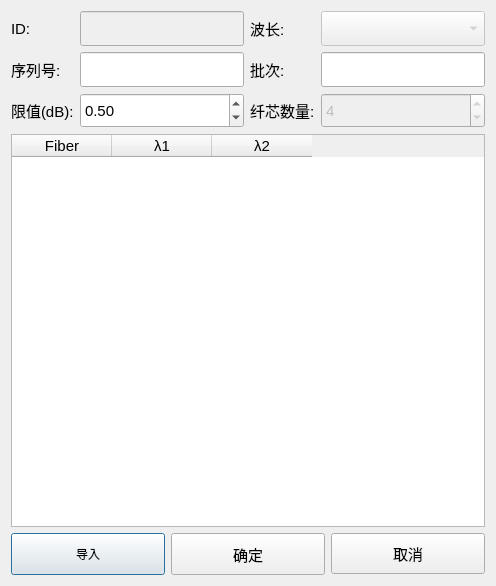
<?xml version="1.0" encoding="UTF-8"?>
<ui version="4.0">
 <class>ManualInputDialog</class>
 <widget class="QDialog" name="ManualInputDialog">
  <property name="geometry">
   <rect>
    <x>0</x>
    <y>0</y>
    <width>496</width>
    <height>586</height>
   </rect>
  </property>
  <property name="windowTitle">
   <string>手动输入配件</string>
  </property>
  <layout class="QGridLayout" name="gridLayout_2">
   <item row="0" column="0">
    <layout class="QGridLayout" name="gridLayout">
     <item row="0" column="0">
      <widget class="QLabel" name="labelID">
       <property name="font">
        <font>
         <pointsize>11</pointsize>
        </font>
       </property>
       <property name="text">
        <string>ID:</string>
       </property>
      </widget>
     </item>
     <item row="0" column="1">
      <widget class="QLineEdit" name="lineEditID">
       <property name="enabled">
        <bool>false</bool>
       </property>
       <property name="minimumSize">
        <size>
         <width>0</width>
         <height>35</height>
        </size>
       </property>
       <property name="font">
        <font>
         <pointsize>11</pointsize>
        </font>
       </property>
      </widget>
     </item>
     <item row="0" column="2">
      <widget class="QLabel" name="labelWave">
       <property name="font">
        <font>
         <pointsize>11</pointsize>
        </font>
       </property>
       <property name="text">
        <string>波长:</string>
       </property>
      </widget>
     </item>
     <item row="0" column="3">
      <widget class="QComboBox" name="comboWave">
       <property name="enabled">
        <bool>false</bool>
       </property>
       <property name="minimumSize">
        <size>
         <width>0</width>
         <height>35</height>
        </size>
       </property>
       <property name="font">
        <font>
         <pointsize>11</pointsize>
        </font>
       </property>
      </widget>
     </item>
     <item row="1" column="0">
      <widget class="QLabel" name="labelSerial">
       <property name="font">
        <font>
         <pointsize>11</pointsize>
        </font>
       </property>
       <property name="text">
        <string>序列号:</string>
       </property>
      </widget>
     </item>
     <item row="1" column="1">
      <widget class="QLineEdit" name="lineEditSerial">
       <property name="minimumSize">
        <size>
         <width>0</width>
         <height>35</height>
        </size>
       </property>
       <property name="font">
        <font>
         <pointsize>11</pointsize>
        </font>
       </property>
      </widget>
     </item>
     <item row="1" column="2">
      <widget class="QLabel" name="labelBatch">
       <property name="font">
        <font>
         <pointsize>11</pointsize>
        </font>
       </property>
       <property name="text">
        <string>批次:</string>
       </property>
      </widget>
     </item>
     <item row="1" column="3">
      <widget class="QLineEdit" name="lineEditBatch">
       <property name="minimumSize">
        <size>
         <width>0</width>
         <height>35</height>
        </size>
       </property>
       <property name="font">
        <font>
         <pointsize>11</pointsize>
        </font>
       </property>
      </widget>
     </item>
     <item row="2" column="0">
      <widget class="QLabel" name="labelLimit">
       <property name="font">
        <font>
         <pointsize>11</pointsize>
        </font>
       </property>
       <property name="text">
        <string>限值(dB):</string>
       </property>
      </widget>
     </item>
     <item row="2" column="1">
      <widget class="QDoubleSpinBox" name="doubleSpinLimit">
       <property name="minimumSize">
        <size>
         <width>0</width>
         <height>35</height>
        </size>
       </property>
       <property name="font">
        <font>
         <pointsize>11</pointsize>
        </font>
       </property>
       <property name="minimum">
        <double>0.000000000000000</double>
       </property>
       <property name="maximum">
        <double>10.000000000000000</double>
       </property>
       <property name="singleStep">
        <double>0.010000000000000</double>
       </property>
       <property name="value">
        <double>0.500000000000000</double>
       </property>
      </widget>
     </item>
     <item row="2" column="2">
      <widget class="QLabel" name="labelFiberCount">
       <property name="font">
        <font>
         <pointsize>11</pointsize>
        </font>
       </property>
       <property name="text">
        <string>纤芯数量:</string>
       </property>
      </widget>
     </item>
     <item row="2" column="3">
      <widget class="QSpinBox" name="spinFiberCount">
       <property name="enabled">
        <bool>false</bool>
       </property>
       <property name="minimumSize">
        <size>
         <width>0</width>
         <height>35</height>
        </size>
       </property>
       <property name="font">
        <font>
         <pointsize>11</pointsize>
        </font>
       </property>
       <property name="minimum">
        <number>1</number>
       </property>
       <property name="maximum">
        <number>64</number>
       </property>
       <property name="value">
        <number>4</number>
       </property>
      </widget>
     </item>
    </layout>
   </item>
   <item row="1" column="0">
    <widget class="QTableWidget" name="tableWidget">
     <property name="font">
      <font>
       <pointsize>11</pointsize>
      </font>
     </property>
     <property name="columnCount">
      <number>3</number>
     </property>
     <column>
      <property name="text">
       <string>Fiber</string>
      </property>
     </column>
     <column>
      <property name="text">
       <string>λ1</string>
      </property>
     </column>
     <column>
      <property name="text">
       <string>λ2</string>
      </property>
     </column>
    </widget>
   </item>
   <item row="2" column="0">
    <layout class="QHBoxLayout" name="buttonLayout">
     <item>
      <widget class="QPushButton" name="pushButton">
       <property name="minimumSize">
        <size>
         <width>0</width>
         <height>42</height>
        </size>
       </property>
       <property name="text">
        <string>导入</string>
       </property>
      </widget>
     </item>
     <item>
      <widget class="QPushButton" name="btnOK">
       <property name="minimumSize">
        <size>
         <width>0</width>
         <height>42</height>
        </size>
       </property>
       <property name="font">
        <font>
         <pointsize>11</pointsize>
        </font>
       </property>
       <property name="text">
        <string>确定</string>
       </property>
      </widget>
     </item>
     <item>
      <widget class="QPushButton" name="btnCancel">
       <property name="minimumSize">
        <size>
         <width>0</width>
         <height>41</height>
        </size>
       </property>
       <property name="font">
        <font>
         <pointsize>11</pointsize>
        </font>
       </property>
       <property name="text">
        <string>取消</string>
       </property>
      </widget>
     </item>
    </layout>
   </item>
  </layout>
 </widget>
 <resources/>
 <connections/>
</ui>
